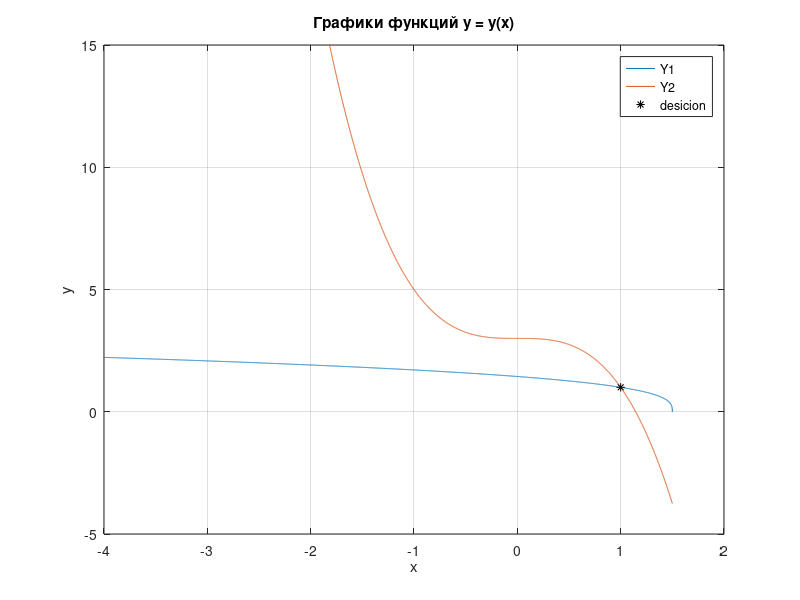

This chart was generated by the following MATLAB code: (Note: this script raises an error after producing the figure.)
% opción 22
%% número 1 (графики и решение fsolve)
clc, clearvars, close all;
% Система уравнений:
% 2x + y^3 = 3
% 2x^3 + y = 3
x = linspace(-10, 1.5, 10000);
y1 = ((3-2*x)).^((1/3));
y2 = 3 - 2*x.^3;

plot(x,y1)
title('Графики функций y = y(x)'), xlabel('x'), ylabel('y'), grid on;
hold on; 
plot(x,y2)
ylim([-5 15]);
xlim([-4 2]);

function f = fun(x)
    f(1) = 2*x(1) + x(2)^3 - 3;
    f(2) = 2*x(1)^3 + x(2) - 3;
end

x = [1 1];
[xr, fr, exitflag] = fsolve(@fun, x);

plot(xr(1), xr(2), 'k*')
legend('Y1', 'Y2', 'desicion'); 


%% número 3 (решение МПИ)

clc, clearvars, close all;
 
lambda = [-1/3; -1/2];
function f = func(x)
    f(1) = x(1) - 1/3*(2*x(1) + x(2)^3 - 3);   % 2x + y^3 = 3 (как в графике y1)
    f(2) = x(2) - 1/2 * (2*x(1)^3 + x(2) - 3);   % 2x^3 + y = 3 (как в графике y2)
end

x = [1 1 1];
maxIter = 2;
for i = 1:maxIter
    R = subs(subs(jacobian(f, x),x1,x(1)), x2, x(2));
end
      
%%
clc, clearvars, close all;
 
phi = @(x) [
    (3 - x(2)^3)/2;
    (3 - 2*x(1)^3)/1
];
x0 = [0.5; 0.5];
e = 1e-3;
x = x0;
maxIter = 100; 
iter = 0;
R = 1; 
   
f = [x1^2 + x2;
     x2*exp(x3);
     x1 + x3^2];

while R == 1 && iter < maxIter
    x_old = x;
    x = phi(x_old); 

    delta = x - x_old;
    if max(delta) < e;
        fprintf('Достигнута точнсть на %d итерации, x:', iter);
        disp(x);
        break
    end

    J = jacobian(phi, x); 
    J_numeric = subs(J, {x1, x2}, {x(1), x(2), x(3)});
    J_numeric = double(J_numeric);
    if sum(J_numeric(1,:)) > 1 || sum(J_numeric(2,:)) > 1 || sum(J_numeric(3,:)) > 1
        fprintf('Условие сходиммости не выполняется на %d итерации, x:', iter);
        disp(x);
        break
    end
    iter = iter + 1;
end

    if R == 1
        warning('Достигнуто максимальное число итераций без достижения точности!');
    end

fprintf('\nРешение найдено за %d итераций:\n', iter);
fprintf('x1 = %.8f\nx2 = %.8f\n', x(1), x(2));
